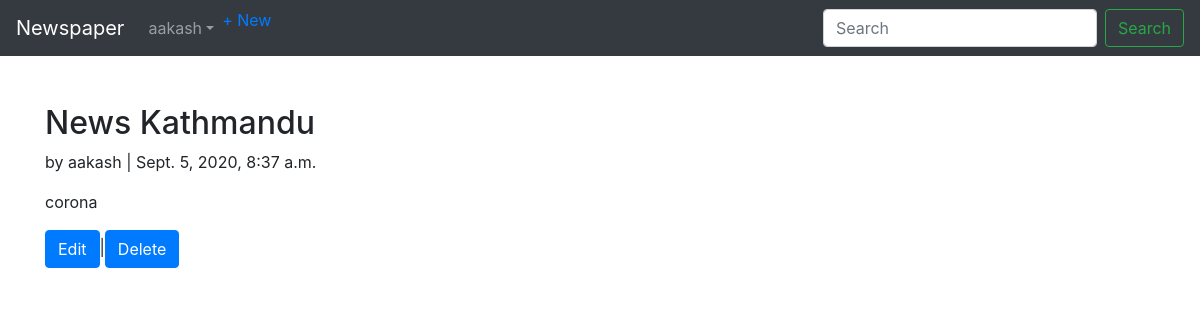
The page /article/1/detail/ (signed in) on the database its author committed.
### users/models.py (models this page shows)
class CustomUser(AbstractUser):
    age=models.PositiveIntegerField(null=True,blank=True)

### articles/models.py (models this page shows, shortened)
class Article(models.Model):
    title=models.CharField(max_length=100)
    author=models.ForeignKey(get_user_model(),on_delete=models.CASCADE)
    time=models.DateTimeField(auto_now_add=True)
    body=models.TextField()

### articles/views.py (the view)
# urls.py: path('<int:pk>/detail/',ArticleDetailView.as_view(),name='article_detail'),
class ArticleDetailView(DetailView):
    model = Article
    template_name = "article_detail.html"
    login_url='login'

### templates/article_detail.html
{% extends 'base.html' %}
{% block content %}
    <div class='container'>
        <h2>{{object.title}}</h2>
        <p>by {{ object.author }} | {{ object.time }}</p>
        <p>{{ object.body }}</p>
        <a href="{% url 'article_edit' object.pk%}"><button type="button" class="btn btn-primary">Edit</button></a>|<a href="{% url 'article_delete' object.pk%}"><button type="button" class="btn btn-primary">Delete</button></a>
    </div>
{% endblock content %}

### templates/base.html (shortened to what this page needs)
<!doctype html>
<html lang="en">
  <head>
    <link rel="stylesheet" href="https://stackpath.bootstrapcdn.com/bootstrap/4.3.1/css/bootstrap.min.css">
  </head>
  <body>
        <nav class="navbar navbar-expand-sm navbar-dark bg-dark">
            <a class="navbar-brand" href="{% url 'home' %}"">Newspaper</a>
            <div class="collapse navbar-collapse" id="collapsibleNavId">
                <ul class="navbar-nav mr-auto mt-2 mt-lg-0">
                 {% if user.is_authenticated %}
                     <li class="nav-item dropdown">
                        <a class="nav-link dropdown-toggle" href="#" id="dropdownId" data-toggle="dropdown" aria-haspopup="true" aria-expanded="false">{{user.username}}</a>
                    </li>
                 {% endif %}
                    {% if user.is_authenticated %}
                        <ul class="navbar-nav mr-auto">
                        <li class="nav-item"><a href="{% url 'article_new' %}">+ New</a></li>
                        </ul>
                    {% endif %}
                </ul>
                <form class="form-inline my-2 my-lg-0">
                    <input class="form-control mr-sm-2" type="text" placeholder="Search">
                    <button class="btn btn-outline-success my-2 my-sm-0" type="submit">Search</button>
                </form>
            </div>
        </nav>
        <br>
        <br>
        {% block content %}
        {% endblock content %}
  </body>
</html>

### rows shown on the page
CustomUser: username "aakash"
Article: title "News Kathmandu", author "aakash", time "Sept. 5, 2020, 8:37 a.m.", body "corona"
